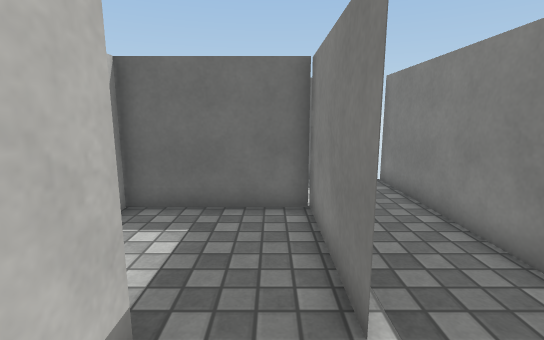
[1] (above)

13 first-person views from a walk through a Unity game level. The camera is 1.2 m above the floor, tilts 10° down and sees 85° across. The floor is counted in squares, 0.5 m on a side. Each view is taken from the middle of a square. On the plan, view 1 faces up. The plan holds only what a view shows up to about 19 squares ahead; the rest is blank. Surface patterns are stand-ins for the level's own textures.

[2]
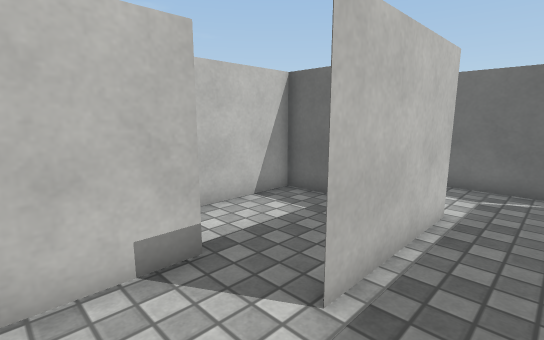

[3]
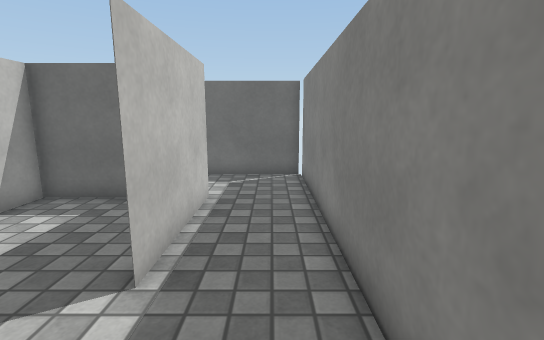

[4]
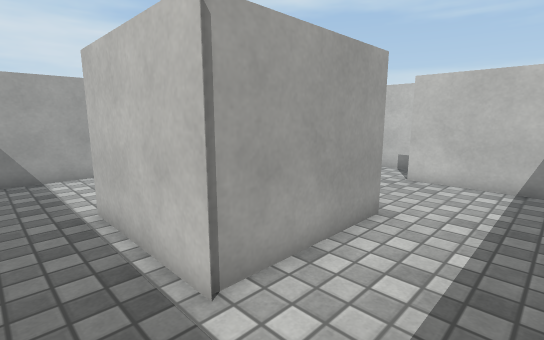

[5]
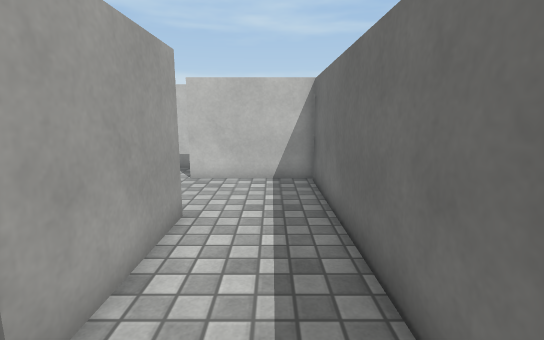

[6]
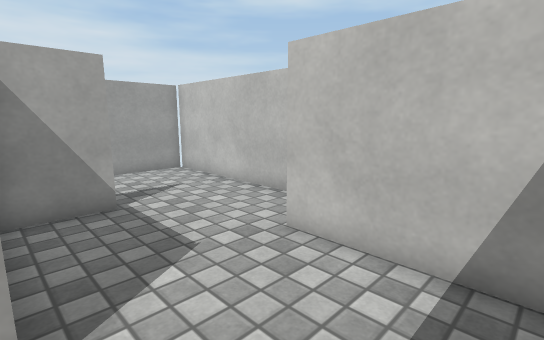

[7]
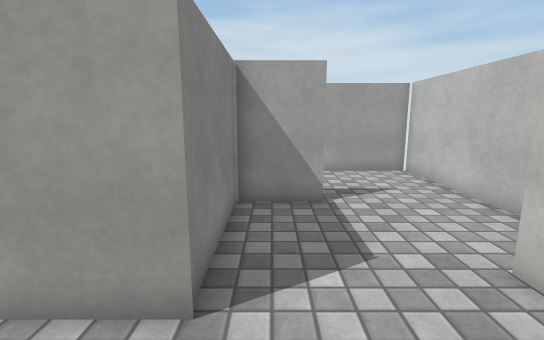

[8]
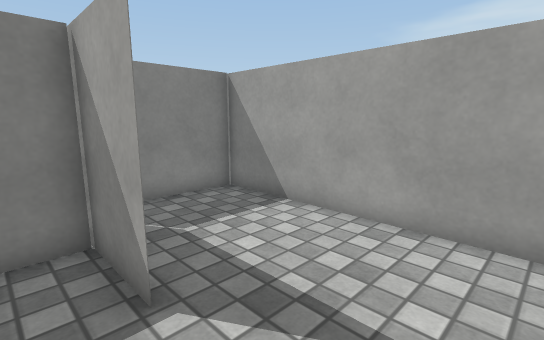

[9]
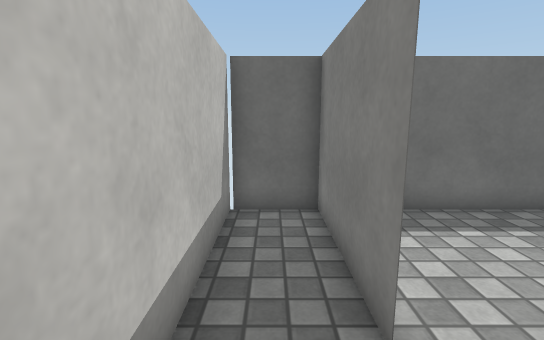

[10]
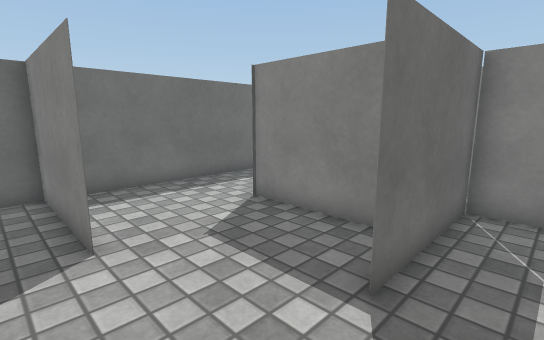

[11]
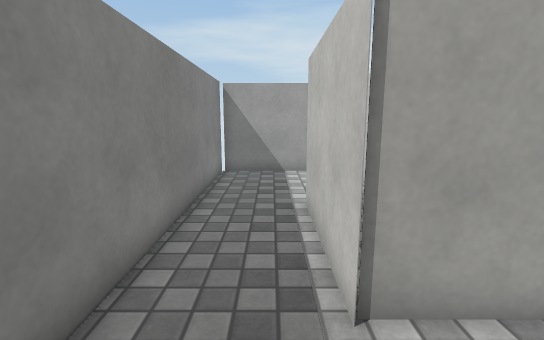

[12]
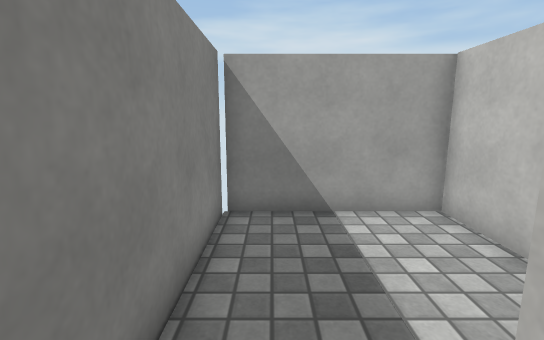

[13]
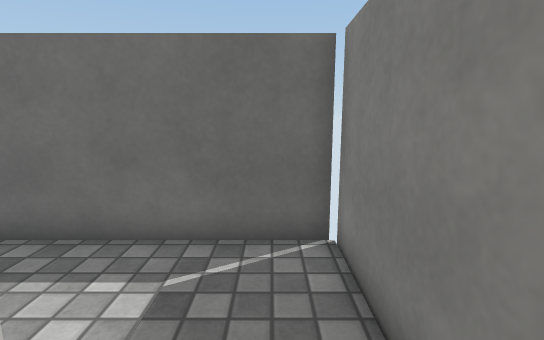

### Floor plan
Points are (right, up) in squares from view 1. A wall is a line through its corners. A room is listed if a view was taken in it or the views show most of it. See-through windows are left out.
Room 1 (view 1)
walls: (-1.4, 2.8) (-1.4, -2.5); (-0.9, -2.4) (0.6, -2.4)
ways out: opening at (1, 0.5) to room 2; opening at (0, 3) to room 5
Room 2 (views 2, 3, 4, 5, 6, 7, 11, 12, 13)
walls: (-4, 7.8) (1, 7.8) (1, 2.9); (-8.8, 11.8) (-8.8, 8.6); (0.6, -2.4) (4.3, -2.4) (4.3, 11.7) (-9.1, 11.7)
ways out: opening at (1, 0.5) to room 1; opening at (-6.5, 7.5) to room 3
Room 3 (views 8, 9)
walls: (-8.8, 8.6) (-8.8, 6.6) (-8.8, 11.8); (-6.5, 2.7) (-4, 2.7) (-4, 7.8); (-9.1, 11.7) (-11.1, 11.7) (-11.1, 2.5)
ways out: opening at (-6.5, 7.5) to room 2; opening at (-8.5, 3) to room 4
Room 4 (view 10)
walls: (-1.4, -2.5) (-1.4, 2.6) (-6.5, 2.6); (-11.1, 2.5) (-11.1, -2.4) (-0.9, -2.4)
ways out: opening at (-8.5, 3) to room 3
Room 5 (no view inside)
walls: (1, 2.9) (1, 7.8) (-3.9, 7.8) (-3.9, 4.1)
ways out: opening at (0, 3) to room 1

Where each view was taken, in squares from view 1:
view 1: 0 up, 0 right, facing up
view 2: 0 up, 3 right, facing up-left
view 3: 1 down, 3 right, facing up
view 4: 11 up, 3 right, facing down-left
view 5: 10 up, 3 right, facing left
view 6: 11 up, 4 left, facing down-left
view 7: 11 up, 5 left, facing down
view 8: 4 up, 10 left, facing down-right
view 9: 4 up, 10 left, facing up
view 10: 1 up, 10 left, facing up-right
view 11: 11 up, 2 right, facing down
view 12: 5 up, 3 right, facing down
view 13: 6 up, 3 right, facing up
